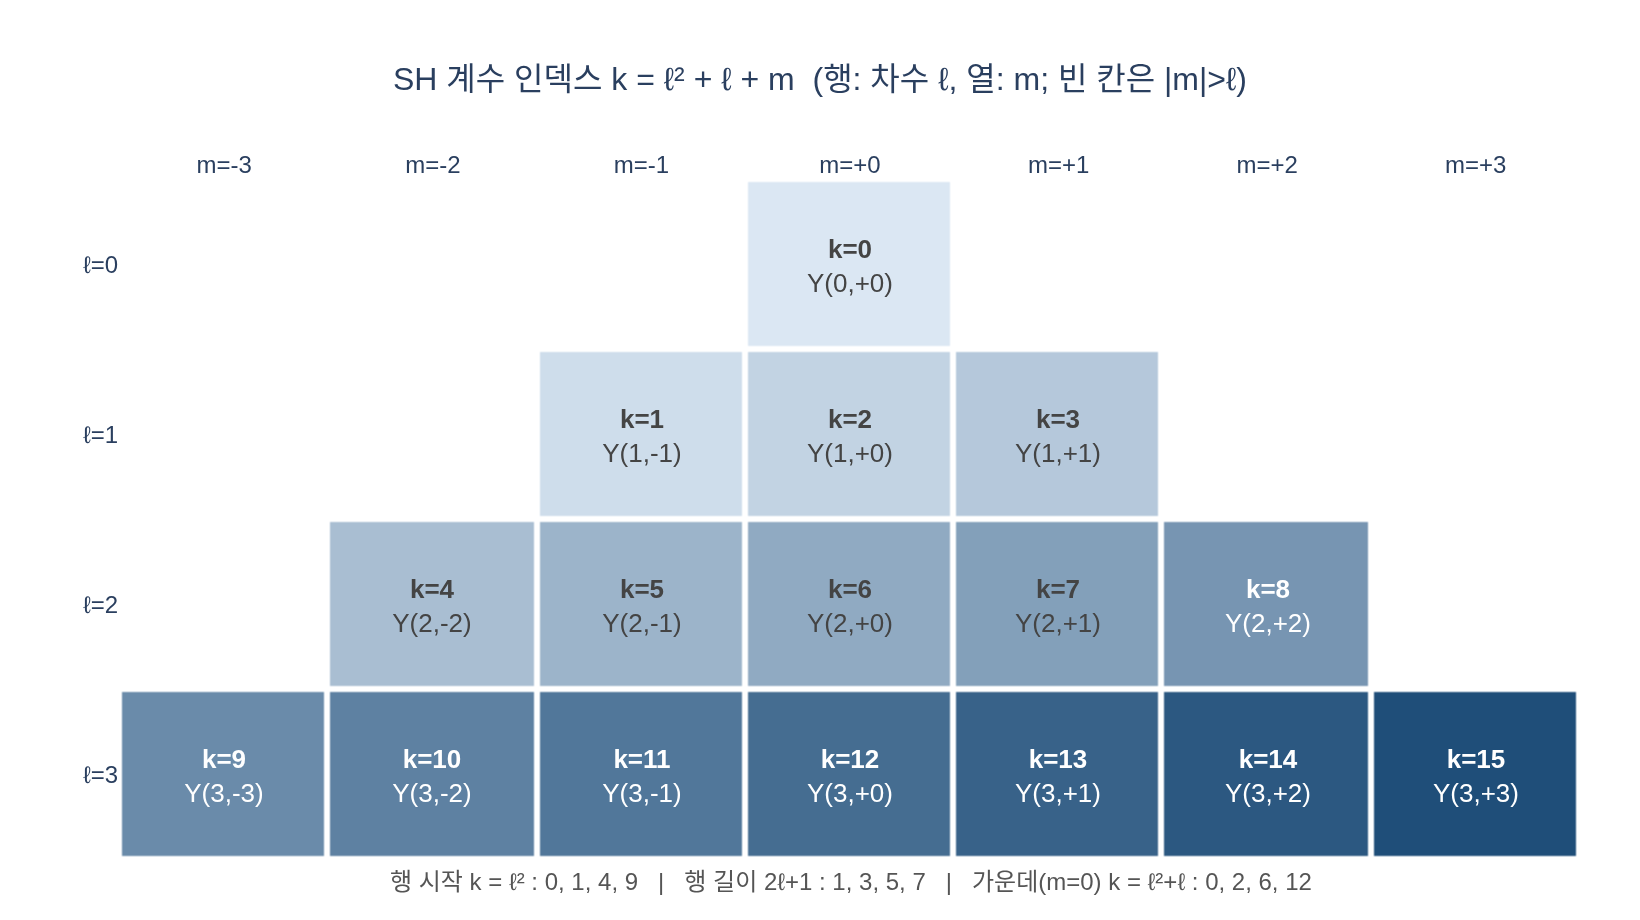

The script that drew this image:
# ---
# jupyter:
#   jupytext:
#     formats: py:percent
#     text_representation:
#       extension: .py
#       format_name: percent
#   kernelspec:
#     display_name: Python 3 (gsplat)
#     language: python
#     name: python3
# ---

# %% [markdown]
# # SH 계수 인덱스 $k$ ↔ $(\ell, m)$ 대응 규칙: $k=\ell^2+\ell+m$
#
# 3DGS/gsplat은 Gaussian 하나의 색을 SH 계수 `[16, 3]` 텐서로 저장한다. 첫 축 인덱스 $k\in\{0,\dots,15\}$가
# 어떤 기저 $Y_\ell^m$에 대응하는지가 이 노트의 주제다.
#
# **규칙**: 차수 $\ell$ 블록을 낮은 차수부터 이어 붙이고, 블록 안에서는 $m=-\ell,\dots,\ell$ 순으로 둔다. 그러면
#
# $$
# k \;=\; \underbrace{\sum_{j<\ell}(2j+1)}_{=\;\ell^2\ (\text{앞 블록 크기 합})} \;+\; \underbrace{(m+\ell)}_{\text{블록 안 위치}}
# \;=\; \ell^2+\ell+m .
# $$
#
# 역변환은 $\ell=\lfloor\sqrt{k}\rfloor,\quad m=k-\ell^2-\ell$ 이다.
#
# 이 노트는 (1) 규칙과 역변환을 표로 확인하고, (2) 블록 크기 $2\ell+1$·누적 $(L+1)^2$을 확인하고,
# (3) `sh_walkthrough.py`의 `sh_bases` 출력 순서가 실제로 이 규칙을 따르는지 수치로 검증한 뒤, (4) 격자 그림으로 정리한다.

# %%
# 필요 패키지: numpy, torch, plotly, kaleido(정적 PNG 저장), scipy(선택: 교차 검증)
import math
import os

import numpy as np
import torch


def _show(fig):
    try:
        from IPython import get_ipython
        if get_ipython() is not None:  # VSCode 셀/Jupyter에서만 렌더링
            fig.show()
    except ImportError:
        pass


HERE = os.path.dirname(os.path.abspath(__file__)) if "__file__" in globals() else os.getcwd()
torch.manual_seed(0)
torch.set_printoptions(precision=4, sci_mode=False, linewidth=120)

# %% [markdown]
# ## 1. 정방향: $(\ell, m)$ 리스트를 만들고 $k=\ell^2+\ell+m$ 이 곧 리스트 인덱스임을 확인
#
# `sh_walkthrough.py`의 `LM = [(l, m) for l in range(4) for m in range(-l, l + 1)]` 는
# "낮은 차수부터, 블록 안에서는 $m$ 오름차순"이라는 규약을 그대로 코드로 옮긴 것이다.
# 리스트의 위치 `k`와 공식 $\ell^2+\ell+m$ 이 모두 일치해야 한다.

# %%
L_MAX = 3
LM = [(l, m) for l in range(L_MAX + 1) for m in range(-l, l + 1)]     # k번째 기저의 (ℓ, m)


def k_of(l: int, m: int) -> int:
    """(ℓ, m) → 계수 배열 인덱스 k."""
    assert -l <= m <= l
    return l * l + l + m


print(f"{'k':>2} | {'ℓ':>2} {'m':>3} | ℓ²+ℓ+m")
print("-" * 22)
for k, (l, m) in enumerate(LM):
    assert k_of(l, m) == k
    print(f"{k:>2} | {l:>2} {m:>+3} | {k_of(l, m):>6}")
print("총 개수:", len(LM), "=", f"(L+1)² = {(L_MAX + 1) ** 2}")
# 출력:
#  k |  ℓ   m | ℓ²+ℓ+m
# ----------------------
#  0 |  0  +0 |      0
#  1 |  1  -1 |      1
#  2 |  1  +0 |      2
#  3 |  1  +1 |      3
#  4 |  2  -2 |      4
#  5 |  2  -1 |      5
#  6 |  2  +0 |      6
#  7 |  2  +1 |      7
#  8 |  2  +2 |      8
#  9 |  3  -3 |      9
# 10 |  3  -2 |     10
# 11 |  3  -1 |     11
# 12 |  3  +0 |     12
# 13 |  3  +1 |     13
# 14 |  3  +2 |     14
# 15 |  3  +3 |     15
# 총 개수: 16 = (L+1)² = 16

# %% [markdown]
# ## 2. 역방향: $\ell=\lfloor\sqrt{k}\rfloor$, $m=k-\ell^2-\ell$
#
# 블록 $\ell$은 $k\in[\ell^2,\,(\ell+1)^2)$ 를 차지하므로 $\ell^2\le k<(\ell+1)^2 \iff \ell\le\sqrt k<\ell+1$, 즉 $\ell=\lfloor\sqrt k\rfloor$.
# 그 다음 $m=k-\ell^2-\ell$ 은 자동으로 $[-\ell,\ell]$ 안에 떨어진다.
# gsplat이 4차(25개)까지 지원하므로 $k=0\sim24$ 로 넓혀서 확인한다.

# %%
def lm_of(k: int) -> tuple[int, int]:
    """계수 배열 인덱스 k → (ℓ, m)."""
    l = math.isqrt(k)            # ⌊√k⌋ (정수 제곱근이라 부동소수 오차 없음)
    m = k - l * l - l
    return l, m


LM25 = [(l, m) for l in range(5) for m in range(-l, l + 1)]
ok = all(lm_of(k) == lm for k, lm in enumerate(LM25))
ok_roundtrip = all(k_of(*lm_of(k)) == k for k in range(25))
print("k=0..24 역변환 == LM25 :", ok, " / k → (ℓ,m) → k 왕복 :", ok_roundtrip)
print("차수 블록의 시작 k (=ℓ²) :", [l * l for l in range(5)])
print("각 블록의 m=0 위치 (=ℓ²+ℓ):", [l * l + l for l in range(5)])
print("k=9~15 →", [lm_of(k) for k in range(9, 16)])
# 출력:
# k=0..24 역변환 == LM25 : True  / k → (ℓ,m) → k 왕복 : True
# 차수 블록의 시작 k (=ℓ²) : [0, 1, 4, 9, 16]
# 각 블록의 m=0 위치 (=ℓ²+ℓ): [0, 2, 6, 12, 20]
# k=9~15 → [(3, -3), (3, -2), (3, -1), (3, 0), (3, 1), (3, 2), (3, 3)]

# %% [markdown]
# ## 3. 블록 크기 $2\ell+1$ 과 누적 $(L+1)^2$ — 차수 활성화 슬라이싱과의 관계
#
# 3DGS 학습은 `sh_degree_interval` 스텝마다 사용 차수를 하나씩 올린다. 이때 계수 텐서를 `coeffs[:(L+1)**2]`로 자르기만 하면
# 정확히 $\ell\le L$ 인 계수만 남는다 — 블록이 차수 순으로 연속해서 놓여 있기 때문이다.
# 또 `sh0 = coeffs[:1]` (DC, $\ell=0$), `shN = coeffs[1:]` (나머지 15개) 분리도 같은 이유로 슬라이스 한 번이다.

# %%
sizes = [2 * l + 1 for l in range(L_MAX + 1)]
cum = np.cumsum(sizes).tolist()
print("블록 크기 2ℓ+1      :", sizes)
print("누적 합 Σ(2j+1)     :", cum)
print("(L+1)²              :", [(L + 1) ** 2 for L in range(L_MAX + 1)])
for L in range(L_MAX + 1):
    K = (L + 1) ** 2
    degs = sorted({l for l, _ in LM[:K]})
    print(f"L={L}: coeffs[:{K:>2}] 에 포함된 차수 = {degs}")
# 출력:
# 블록 크기 2ℓ+1      : [1, 3, 5, 7]
# 누적 합 Σ(2j+1)     : [1, 4, 9, 16]
# (L+1)²              : [1, 4, 9, 16]
# L=0: coeffs[: 1] 에 포함된 차수 = [0]
# L=1: coeffs[: 4] 에 포함된 차수 = [0, 1]
# L=2: coeffs[: 9] 에 포함된 차수 = [0, 1, 2]
# L=3: coeffs[:16] 에 포함된 차수 = [0, 1, 2, 3]

# %% [markdown]
# ## 4. `sh_bases`의 출력 순서가 정말 $k=\ell^2+\ell+m$ 인지 수치 검증
#
# 노트북의 `sh_bases`(gsplat `_eval_sh_bases_fast`와 같은 값·순서)를 그대로 가져와, 각 열 $k$가 주장하는 $(\ell,m)$과
# 실제 함수 성질이 맞는지 세 가지로 확인한다.
#
# 1. **$\ell$ 확인 — Unsöld 정리**: 차수 $\ell$ 블록 전체의 제곱합은 방향과 무관한 상수다.
#    $$\sum_{m=-\ell}^{\ell}\big[Y_\ell^m(\mathbf d)\big]^2=\frac{2\ell+1}{4\pi}$$
#    블록 경계 $k\in[\ell^2,(\ell+1)^2)$ 를 잘못 잡으면 이 합이 방향에 따라 흔들린다.
# 2. **$|m|$ 확인 — 방위각 주파수**: 고정 극각 $\theta$의 원 위에서 $Y_\ell^m$은 $\cos(m\varphi)$ 또는 $\sin(|m|\varphi)$에 비례하므로
#    FFT의 지배 주파수가 $|m|$이다.
# 3. **$m$의 부호 확인 — $y$ 반전 대칭**: $m<0$ 항은 $\sin(|m|\varphi)$ 라서 $y\to-y$ ($\varphi\to-\varphi$)에 **홀**함수,
#    $m\ge0$ 항은 $\cos(m\varphi)$ 라서 **짝**함수다.
#
# 마지막으로 scipy가 있으면 복소 SH `sph_harm_y`로 만든 실수 SH와 직접 비교한다.

# %%
C0 = 0.28209479177387814                                       # Y₀⁰ = 1/(2√π)


def sh_bases(dirs: torch.Tensor, degree: int) -> torch.Tensor:
    """단위 방향 dirs[..., 3] → SH 기저값 [..., (degree+1)²]. (sh_walkthrough.py에서 그대로 가져옴)"""
    x, y, z = dirs.unbind(-1)
    out = [torch.full_like(x, C0)]                                                      # (0, 0)
    if degree >= 1:
        c = 0.4886025119029199                                                          # √(3/4π)
        out += [-c * y, c * z, -c * x]                                                  # (1,-1) (1,0) (1,1)
    if degree >= 2:
        c1, c2, c3 = 1.0925484305920792, 0.31539156525252005, 0.5462742152960396        # √(15/4π) √(5/16π) √(15/16π)
        out += [c1 * x * y, -c1 * y * z, c2 * (3 * z * z - 1), -c1 * x * z, c3 * (x * x - y * y)]
    if degree >= 3:
        c1, c2, c3, c4, c5 = 0.5900435899266435, 2.890611442640554, 0.4570457994644658, 0.3731763325901154, 1.445305721320277
        out += [-c1 * y * (3 * x * x - y * y), c2 * x * y * z, -c3 * y * (5 * z * z - 1), c4 * z * (5 * z * z - 3),
                -c3 * x * (5 * z * z - 1), c5 * z * (x * x - y * y), -c1 * x * (x * x - 3 * y * y)]
    return torch.stack(out, dim=-1)


# (1) ℓ 확인: 무작위 방향 2000개에서 블록별 제곱합이 상수 (2ℓ+1)/4π 인지
d = torch.nn.functional.normalize(torch.randn(2000, 3, dtype=torch.float64), dim=-1)
Bv = sh_bases(d, L_MAX)                                          # [2000, 16]
print("블록별 Σ_m Y² (평균 ± 표준편차)  vs  (2ℓ+1)/4π")
for l in range(L_MAX + 1):
    blk = Bv[:, l * l:(l + 1) ** 2]
    s = (blk ** 2).sum(-1)
    print(f"ℓ={l}: k∈[{l*l:>2},{(l+1)**2:>2})  {s.mean():.6f} ± {s.std():.1e}   이론 {(2*l+1)/(4*math.pi):.6f}")
# 출력:
# 블록별 Σ_m Y² (평균 ± 표준편차)  vs  (2ℓ+1)/4π
# ℓ=0: k∈[ 0, 1)  0.079577 ± 1.4e-17   이론 0.079577
# ℓ=1: k∈[ 1, 4)  0.238732 ± 6.7e-17   이론 0.238732
# ℓ=2: k∈[ 4, 9)  0.397887 ± 1.2e-16   이론 0.397887
# ℓ=3: k∈[ 9,16)  0.557042 ± 2.6e-16   이론 0.557042

# %%
# (2) |m| 확인: 고정 θ의 원 위에서 φ에 대한 FFT 지배 주파수  /  (3) m 부호 확인: y → −y 대칭
theta = 1.0                                                     # 특별한 영점(적도·극)을 피한 임의의 극각
phi = torch.arange(64, dtype=torch.float64) * 2 * math.pi / 64
ring = torch.stack([math.sin(theta) * phi.cos(), math.sin(theta) * phi.sin(),
                    torch.full_like(phi, math.cos(theta))], dim=-1)          # [64, 3]
Br = sh_bases(ring, L_MAX)                                                  # [64, 16]
spec = torch.fft.rfft(Br, dim=0).abs()                                      # [33, 16]
freq = spec.argmax(dim=0).tolist()                                          # 열마다 지배 주파수

flip = d * torch.tensor([1.0, -1.0, 1.0], dtype=torch.float64)              # y 반전
Bf = sh_bases(flip, L_MAX)
parity = torch.where((Bf + Bv).abs().amax(0) < 1e-12, -1, torch.where((Bf - Bv).abs().amax(0) < 1e-12, 1, 0))

print(f"{'k':>2} {'(ℓ,m) 주장':>10} | FFT |m| | y-반전 | 판정")
all_ok = True
for k, (l, m) in enumerate(LM):
    p = int(parity[k])
    sign_ok = (m < 0 and p == -1) or (m >= 0 and p == 1)
    good = (freq[k] == abs(m)) and sign_ok
    all_ok &= good
    print(f"{k:>2} {str((l, m)):>10} | {freq[k]:>7} | {'홀' if p == -1 else '짝' if p == 1 else '?':>5} | {'OK' if good else 'FAIL'}")
print("모든 열이 k=ℓ²+ℓ+m 규칙과 일치:", bool(all_ok))
# 출력:
#  k  (ℓ,m) 주장 | FFT |m| | y-반전 | 판정
#  0     (0, 0) |       0 |     짝 | OK
#  1    (1, -1) |       1 |     홀 | OK
#  2     (1, 0) |       0 |     짝 | OK
#  3     (1, 1) |       1 |     짝 | OK
#  4    (2, -2) |       2 |     홀 | OK
#  5    (2, -1) |       1 |     홀 | OK
#  6     (2, 0) |       0 |     짝 | OK
#  7     (2, 1) |       1 |     짝 | OK
#  8     (2, 2) |       2 |     짝 | OK
#  9    (3, -3) |       3 |     홀 | OK
# 10    (3, -2) |       2 |     홀 | OK
# 11    (3, -1) |       1 |     홀 | OK
# 12     (3, 0) |       0 |     짝 | OK
# 13     (3, 1) |       1 |     짝 | OK
# 14     (3, 2) |       2 |     짝 | OK
# 15     (3, 3) |       3 |     짝 | OK
# 모든 열이 k=ℓ²+ℓ+m 규칙과 일치: True

# %%
# (선택) scipy 교차 검증: 복소 SH → 실수 SH  (m>0: √2·Re Y_ℓ^m, m<0: √2·Im Y_ℓ^{|m|}, m=0: Y_ℓ^0; Condon–Shortley 위상 포함)
try:
    from scipy.special import sph_harm_y                       # scipy ≥ 1.15: sph_harm_y(n, m, θ극각, φ방위각)

    th = torch.acos(d[:, 2].clamp(-1, 1)).numpy()
    ph = torch.atan2(d[:, 1], d[:, 0]).numpy()
    ref = np.zeros((d.shape[0], len(LM)))
    for k, (l, m) in enumerate(LM):
        Y = sph_harm_y(l, abs(m), th, ph)
        ref[:, k] = Y.real if m == 0 else math.sqrt(2) * (Y.real if m > 0 else Y.imag)
    diff = np.abs(ref - Bv.numpy()).max(axis=0)
    print("열별 |scipy 실수 SH − sh_bases| 최대:", np.array2string(diff, precision=1))
    print("전체 최대 차이:", f"{diff.max():.2e}", "→ 순서·부호 모두 일치" if diff.max() < 1e-12 else "→ 불일치!")
except ImportError:
    print("scipy 없음 — 교차 검증 생략")
# 출력:
# 열별 |scipy 실수 SH − sh_bases| 최대: [0.0e+00 1.4e-15 1.7e-16 4.5e-15 4.4e-16 3.1e-15 4.4e-16 1.0e-14 3.3e-16
#  7.6e-16 5.0e-16 5.3e-15 7.8e-16 1.7e-14 6.1e-16 7.2e-16]
# 전체 최대 차이: 1.68e-14 → 순서·부호 모두 일치

# %% [markdown]
# ## 5. 그림: $\ell$ 행 × $m$ 열 격자에 $k$ 번호 표시
#
# 각 행이 한 차수 블록이고, 왼쪽($m=-\ell$)에서 오른쪽($m=+\ell$)으로 $k$가 1씩 증가한다.
# 행이 바뀔 때 $k$는 $\ell^2$에서 다시 시작하며, 행 길이가 $2\ell+1$이라 피라미드 모양이 된다.
# 가운데 열($m=0$)의 $k=\ell^2+\ell$ 을 기준으로 좌우 $\pm m$ 만큼 이동한다고 읽으면 된다.

# %%
import plotly.graph_objects as go

ms = list(range(-L_MAX, L_MAX + 1))
ls = list(range(L_MAX + 1))
Z = np.full((len(ls), len(ms)), np.nan)
text = [["" for _ in ms] for _ in ls]
for k, (l, m) in enumerate(LM):
    Z[l, m + L_MAX] = k
    text[l][m + L_MAX] = f"<b>k={k}</b><br>Y({l},{m:+d})"

fig = go.Figure(go.Heatmap(
    z=Z, x=[f"m={m:+d}" for m in ms], y=[f"ℓ={l}" for l in ls],
    text=text, texttemplate="%{text}", textfont=dict(size=13),
    colorscale=[[0.0, "#dbe7f3"], [1.0, "#1f4e79"]],            # 단일 색상 순차 램프(밝음 → 어두움 = k 증가)
    xgap=3, ygap=3, showscale=False,
    hovertemplate="ℓ=%{y}, %{x}<br>k=%{z}<extra></extra>",
))
fig.update_layout(
    title=dict(text="SH 계수 인덱스 k = ℓ² + ℓ + m  (행: 차수 ℓ, 열: m; 빈 칸은 |m|>ℓ)", x=0.5, font=dict(size=16)),
    xaxis=dict(side="top", showgrid=False, zeroline=False),
    yaxis=dict(autorange="reversed", showgrid=False, zeroline=False),
    width=820, height=460, margin=dict(l=60, r=30, t=90, b=30),
    paper_bgcolor="white", plot_bgcolor="white",
    annotations=[dict(text="행 시작 k = ℓ² : 0, 1, 4, 9   |   행 길이 2ℓ+1 : 1, 3, 5, 7   |   가운데(m=0) k = ℓ²+ℓ : 0, 2, 6, 12",
                      xref="paper", yref="paper", x=0.5, y=-0.06, showarrow=False, font=dict(size=12, color="#555"))],
)
_show(fig)
png_path = os.path.join(HERE, "expy.png")
fig.write_image(png_path, scale=2)
print("저장:", png_path)
# 출력:
# 저장: /home/sungwoo/projects/swcho/gsplat/fm/sh/.fm/hints/8e0cf138-d2ba-4475-ac02-c021cd9a1669/expy.png

# %% [markdown]
# ## 정리
#
# | 방향 | 공식 | 예 |
# |---|---|---|
# | $(\ell,m)\to k$ | $k=\ell^2+\ell+m$ | $(2,-1)\to 5$, $(3,0)\to 12$ |
# | $k\to(\ell,m)$ | $\ell=\lfloor\sqrt k\rfloor,\ m=k-\ell^2-\ell$ | $7\to(2,+1)$, $9\to(3,-3)$ |
# | 블록 범위 | $k\in[\ell^2,(\ell+1)^2)$, 크기 $2\ell+1$ | $\ell=3$: $9\sim15$ |
# | 차수 $L$까지 | 앞에서 $(L+1)^2$개 → `coeffs[:(L+1)**2]` | $L=3$: 16개 |
#
# 따라서 $k=0\to(0,0)$, $k=1,2,3\to(1,-1),(1,0),(1,1)$, $k=4\sim8\to$ 2차, $k=9\sim15\to$ 3차 순서이며,
# `sh_bases`(= gsplat `_eval_sh_bases_fast`)의 열 순서도 이와 정확히 일치한다.
